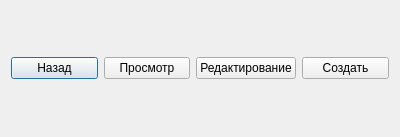
<?xml version="1.0" encoding="UTF-8"?>
<ui version="4.0">
 <class>Choose</class>
 <widget class="QDialog" name="Choose">
  <property name="geometry">
   <rect>
    <x>0</x>
    <y>0</y>
    <width>400</width>
    <height>137</height>
   </rect>
  </property>
  <property name="windowTitle">
   <string>Dialog</string>
  </property>
  <layout class="QHBoxLayout" name="horizontalLayout">
   <item>
    <widget class="QPushButton" name="back">
     <property name="text">
      <string>Назад</string>
     </property>
    </widget>
   </item>
   <item>
    <widget class="QPushButton" name="open">
     <property name="text">
      <string>Просмотр</string>
     </property>
    </widget>
   </item>
   <item>
    <widget class="QPushButton" name="edit">
     <property name="text">
      <string>Редактирование</string>
     </property>
    </widget>
   </item>
   <item>
    <widget class="QPushButton" name="create">
     <property name="text">
      <string>Создать</string>
     </property>
    </widget>
   </item>
  </layout>
 </widget>
 <resources/>
 <connections/>
</ui>
